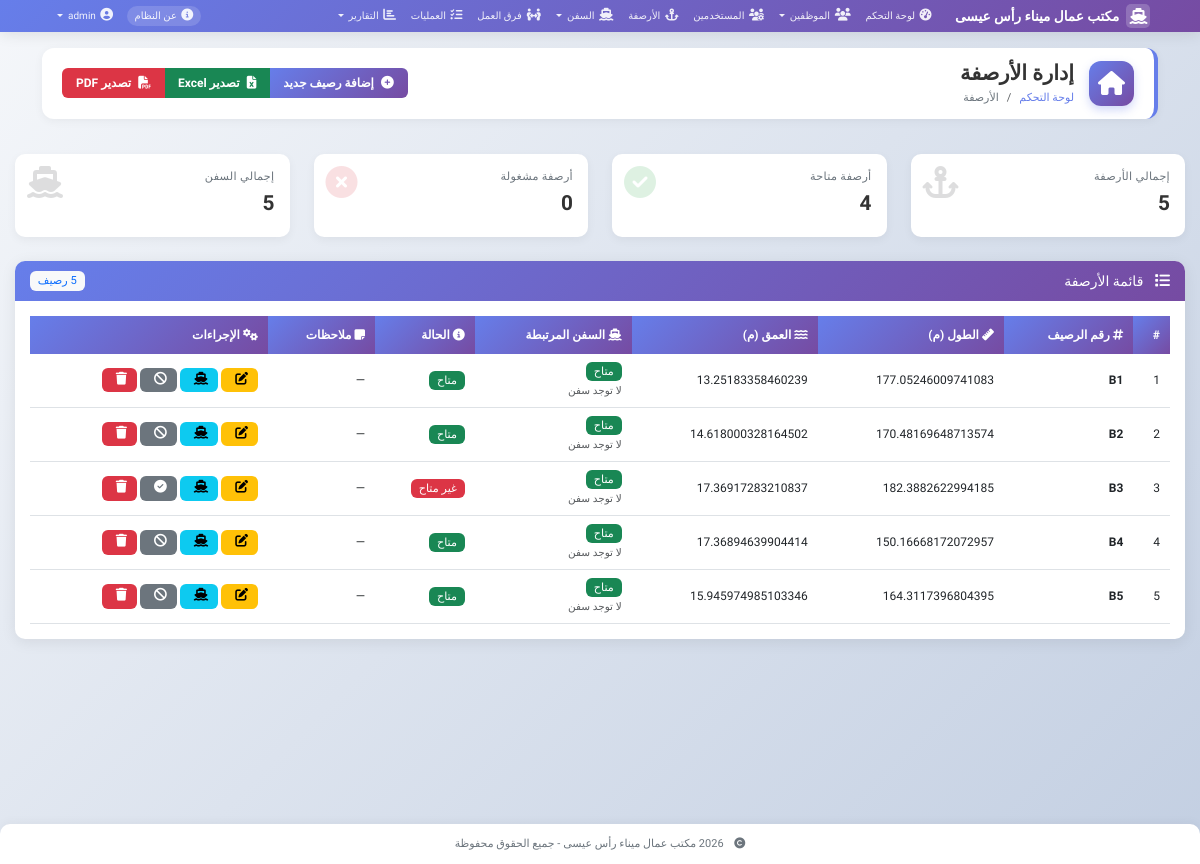
The page /berths (signed in) on the database as committed earlier.
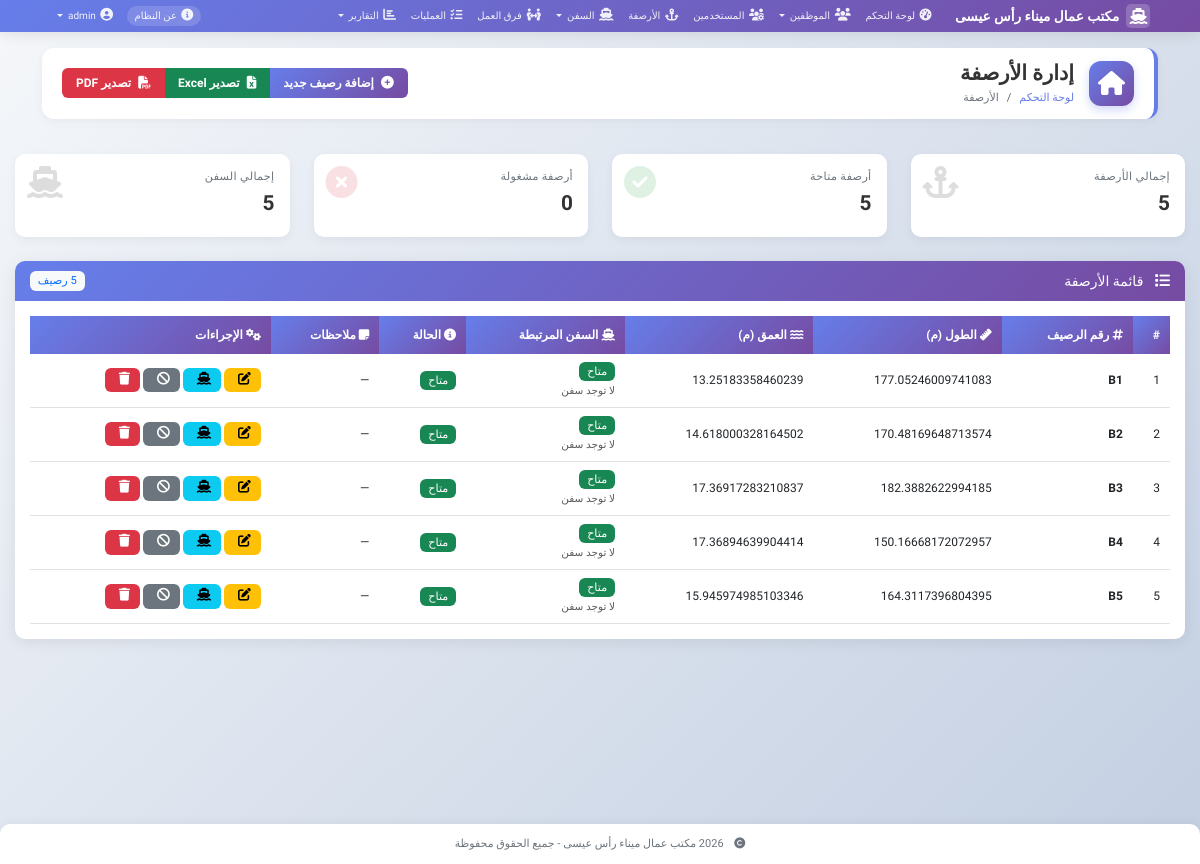
The same page on the database as committed later.
### models.py (models this page shows, shortened)
class User(UserMixin, db.Model):
    __tablename__ = 'users'
    id = db.Column(db.Integer, primary_key=True)
    username = db.Column(db.String(80), unique=True, nullable=False)
    email = db.Column(db.String(120), unique=True, nullable=False)
    password_hash = db.Column(db.String(200), nullable=False)
    role = db.Column(db.String(20), nullable=False, default='employee')
    is_active = db.Column(db.Boolean, default=True)
    created_at = db.Column(db.DateTime, default=datetime.utcnow)
    def is_admin(self):
        return self.role == 'admin'

class Berth(db.Model):
    __tablename__ = 'berths'
    id = db.Column(db.Integer, primary_key=True)
    number = db.Column(db.String(10), unique=True, nullable=False)
    length = db.Column(db.Float)
    depth = db.Column(db.Float)
    is_available = db.Column(db.Boolean, default=True)
    current_ship_id = db.Column(db.Integer, db.ForeignKey('ships.id'))
    notes = db.Column(db.Text)
    current_ship = db.relationship('Ship')
    @property
    def ships_count(self):
        return Ship.query.filter_by(berth_number=self.number).count()
    @property
    def is_occupied(self):
        return self.current_ship_id is not None

### app.py (the view)
@app.route('/berths')
@login_required
def berth_list():
    berths = Berth.query.all()
    stats = {
        'total': len(berths),
        'active': sum(1 for b in berths if b.is_available),
        'occupied': sum(1 for b in berths if b.is_occupied),
        'total_ships': sum(b.ships_count for b in berths)
    }
    return render_template('berths/list.html', berths=berths, stats=stats)

### app.py (called while the page is built)
@app.context_processor
def inject_now():
    from datetime import datetime
    return {'now': datetime.now}

@login_manager.user_loader
def load_user(user_id):
    return User.query.get(int(user_id))

### templates/berths/list.html (shortened to what this page needs)
{% extends "base.html" %}
{% block page_title %}إدارة الأرصفة{% endblock %}
{% block breadcrumb %}
<li class="breadcrumb-item"><a href="{{ url_for('dashboard') }}">لوحة التحكم</a></li>
<li class="breadcrumb-item active">الأرصفة</li>
{% endblock %}
{% block page_actions %}
<div class="btn-group" role="group">
    {% if current_user.is_admin() %}
    <a href="{{ url_for('add_berth') }}" class="btn btn-primary">
        <i class="fas fa-plus-circle"></i> إضافة رصيف جديد
    </a>
    {% endif %}
    <button class="btn btn-success" onclick="exportToExcel()">
        <i class="fas fa-file-excel"></i> تصدير Excel
    </button>
    <button class="btn btn-danger" onclick="exportToPDF()">
        <i class="fas fa-file-pdf"></i> تصدير PDF
    </button>
</div>
{% endblock %}
{% block content %}
<div class="row mb-4">
    <div class="col-md-3">
        <div class="stat-card">
            <i class="fas fa-anchor stat-icon"></i>
            <div class="stat-title">إجمالي الأرصفة</div>
            <div class="stat-value">{{ stats.total }}</div>
        </div>
    </div>
    <div class="col-md-3">
        <div class="stat-card">
            <i class="fas fa-check-circle stat-icon" style="color: #28a745;"></i>
            <div class="stat-title">أرصفة متاحة</div>
            <div class="stat-value">{{ stats.active }}</div>
        </div>
    </div>
    <div class="col-md-3">
        <div class="stat-card">
            <i class="fas fa-times-circle stat-icon" style="color: #dc3545;"></i>
            <div class="stat-title">أرصفة مشغولة</div>
            <div class="stat-value">{{ stats.occupied }}</div>
        </div>
    </div>
    <div class="col-md-3">
        <div class="stat-card">
            <i class="fas fa-ship stat-icon"></i>
            <div class="stat-title">إجمالي السفن</div>
            <div class="stat-value">{{ stats.total_ships }}</div>
        </div>
    </div>
</div>
<div class="card">
    <div class="card-header bg-primary text-white d-flex justify-content-between align-items-center">
        <h5 class="mb-0">
            <i class="fas fa-list me-2"></i>
            قائمة الأرصفة
        </h5>
        <span class="badge bg-light text-primary">{{ berths|length }} رصيف</span>
    </div>
    <div class="card-body">
        <div class="table-responsive">
            <table class="table table-hover" id="berthsTable">
                <thead>
                    <tr>
                        <th>#</th>
                        <th><i class="fas fa-hashtag"></i> رقم الرصيف</th>
                        <th><i class="fas fa-ruler"></i> الطول (م)</th>
                        <th><i class="fas fa-water"></i> العمق (م)</th>
                        <th><i class="fas fa-ship"></i> السفن المرتبطة</th>
                        <th><i class="fas fa-info-circle"></i> الحالة</th>
                        <th><i class="fas fa-sticky-note"></i> ملاحظات</th>
                        {% if current_user.is_admin() %}
                        <th><i class="fas fa-cogs"></i> الإجراءات</th>
                        {% endif %}
                    </tr>
                </thead>
                <tbody>
                    {% for berth in berths %}
                    <tr>
                        <td>{{ loop.index }}</td>
                        <td>
                            <strong>{{ berth.number }}</strong>
                        </td>
                        <td>{{ berth.length or '—' }}</td>
                        <td>{{ berth.depth or '—' }}</td>
                        <td>
                            {% if berth.is_occupied %}
                                <span class="badge bg-primary">
                                    <i class="fas fa-ship me-1"></i>
                                    {{ berth.current_ship.name if berth.current_ship else 'سفينة' }}
                                </span>
                                <br>
                                <small class="text-muted">مشغول حالياً</small>
                            {% else %}
                                <span class="badge bg-success">متاح</span>
                                <br>
                                <small class="text-muted">لا توجد سفن</small>
                            {% endif %}
                        </td>
                        <td>
                            {% if berth.is_available %}
                                <span class="badge bg-success">متاح</span>
                            {% else %}
                                <span class="badge bg-danger">غير متاح</span>
                            {% endif %}
                        </td>
                        <td>
                            {% if berth.notes %}
                                <i class="fas fa-comment text-muted" title="{{ berth.notes }}"></i>
                            {% else %}
                                —
                            {% endif %}
                        </td>
                        {% if current_user.is_admin() %}
                        <td class="action-buttons">
                            <a href="{{ url_for('edit_berth', id=berth.id) }}" class="btn btn-sm btn-warning" title="تعديل">
                                <i class="fas fa-edit"></i>
                            </a>
                            <button class="btn btn-sm btn-info" title="عرض السفن"
                                    onclick="showBerthShips({{ berth.id }})">
                                <i class="fas fa-ship"></i>
                            </button>
                            <a href="{{ url_for('toggle_berth', id=berth.id) }}" class="btn btn-sm btn-secondary"
                               title="{% if berth.is_available %}تعطيل{% else %}تفعيل{% endif %}">
                                <i class="fas {% if berth.is_available %}fa-ban{% else %}fa-check-circle{% endif %}"></i>
                            </a>
                            <a href="{{ url_for('delete_berth', id=berth.id) }}" class="btn btn-sm btn-danger"
                               onclick="return confirm('⚠️ هل أنت متأكد من حذف الرصيف {{ berth.number }}؟')" title="حذف">
                                <i class="fas fa-trash"></i>
                            </a>
                        </td>
                        {% endif %}
                    </tr>
                    {% endfor %}
                </tbody>
            </table>
        </div>
    </div>
</div>
{% endblock %}

### templates/base.html (shortened to what this page needs)
<!DOCTYPE html>
<html lang="ar" dir="rtl">
<head>
    <link href="https://cdn.jsdelivr.net/npm/bootstrap@5.3.0/dist/css/bootstrap.rtl.min.css" rel="stylesheet">
    <link rel="stylesheet" href="https://cdnjs.cloudflare.com/ajax/libs/font-awesome/6.4.0/css/all.min.css">
    <link rel="stylesheet" href="https://cdn.datatables.net/1.13.4/css/dataTables.bootstrap5.min.css">
    <link rel="stylesheet" href="https://cdn.jsdelivr.net/npm/sweetalert2@11/dist/sweetalert2.min.css">
</head>
<body>
    <nav class="navbar navbar-expand-lg">
        <div class="container-fluid">
            <a class="navbar-brand" href="{{ url_for('index') }}">
                <i class="fas fa-ship"></i>
                مكتب عمال ميناء رأس عيسى
            </a>
            <div class="collapse navbar-collapse" id="navbarNav">
                {% if current_user.is_authenticated %}
                <ul class="navbar-nav me-auto">
                    <li class="nav-item">
                        <a class="nav-link {% if request.endpoint == 'dashboard' %}active{% endif %}" href="{{ url_for('dashboard') }}">
                            <i class="fas fa-tachometer-alt"></i>
                            لوحة التحكم
                        </a>
                    </li>
                    <li class="nav-item dropdown">
                        <a class="nav-link dropdown-toggle" href="#" role="button" data-bs-toggle="dropdown">
                            <i class="fas fa-users"></i>
                            الموظفين
                        </a>
                    </li>
                    {% if current_user.is_admin() %}
                    <li class="nav-item">
                        <a class="nav-link {% if request.endpoint in ['user_list', 'add_user', 'edit_user'] %}active{% endif %}" href="{{ url_for('user_list') }}">
                            <i class="fas fa-users-cog"></i>
                            المستخدمين
                        </a>
                    </li>
                    {% endif %}
                    <li class="nav-item">
                        <a class="nav-link {% if request.endpoint in ['berth_list', 'add_berth', 'edit_berth'] %}active{% endif %}" href="{{ url_for('berth_list') }}">
                            <i class="fas fa-anchor"></i>
                            الأرصفة
                        </a>
                    </li>
                    <li class="nav-item dropdown">
                        <a class="nav-link dropdown-toggle" href="#" role="button" data-bs-toggle="dropdown">
                            <i class="fas fa-ship"></i>
                            السفن
                        </a>
                    </li>
                    <li class="nav-item">
                        <a class="nav-link {% if request.endpoint == 'team_list' %}active{% endif %}" href="{{ url_for('team_list') }}">
                            <i class="fas fa-people-arrows"></i>
                            فرق العمل
                        </a>
                    </li>
                    <li class="nav-item">
                        <a class="nav-link {% if request.endpoint in ['operation_list', 'add_operation', 'edit_operation'] %}active{% endif %}" href="{{ url_for('operation_list') }}">
                            <i class="fas fa-tasks"></i>
                            العمليات
                        </a>
                    </li>
                    <li class="nav-item dropdown">
                        <a class="nav-link dropdown-toggle" href="#" role="button" data-bs-toggle="dropdown">
                            <i class="fas fa-chart-bar"></i>
                            التقارير
                        </a>
                    </li>
                </ul>
                <ul class="navbar-nav">
                    <li class="nav-item">
                        <a class="nav-link" href="{{ url_for('about') }}">
                            <i class="fas fa-info-circle"></i>
                            <span class="d-none d-lg-inline">عن النظام</span>
                        </a>
                    </li>
                    <li class="nav-item dropdown">
                        <a class="nav-link dropdown-toggle" href="#" role="button" data-bs-toggle="dropdown">
                            <i class="fas fa-user-circle"></i>
                            {{ current_user.username }}
                        </a>
                    </li>
                </ul>
                {% endif %}
            </div>
        </div>
    </nav>
    {% if current_user.is_authenticated %}
    <div class="container-fluid mt-3">
        <div class="page-header-wrapper">
            <div class="page-header-content">
                <div class="page-header-icon">
                    <i class="{% block page_icon %}fas fa-home{% endblock %}"></i>
                </div>
                <div class="page-header-title">
                    <h4 class="mb-0">{% block page_title %}{% endblock %}</h4>
                    <nav aria-label="breadcrumb">
                        <ol class="breadcrumb">
                            {% block breadcrumb %}{% endblock %}
                        </ol>
                    </nav>
                </div>
            </div>
            <div class="page-header-actions">
                {% block page_actions %}{% endblock %}
            </div>
        </div>
    </div>
    {% endif %}
    <main class="main-content">
        {% block content %}{% endblock %}
    </main>
    <footer class="footer">
        <div class="container">
            <p class="mb-0">
                <i class="fas fa-copyright me-2"></i>
                2026 مكتب عمال ميناء رأس عيسى - جميع الحقوق محفوظة
            </p>
        </div>
    </footer>
</body>
</html>

Rows that differ between the two databases and show on the page:
changed Berth (number 3 of 5 on the later page): is_available "غير متاح" → "متاح"
Other text that changed with them:
{{ stats.active }}: "4" → "5"
